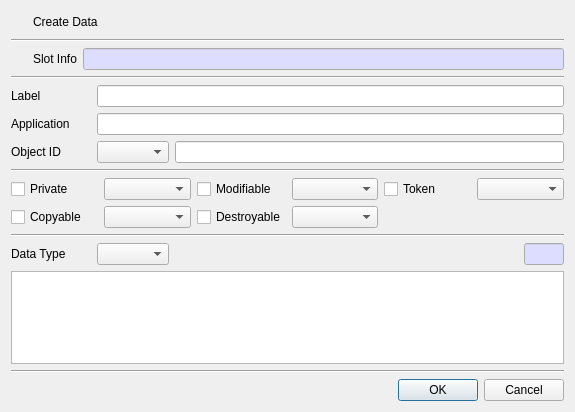
<?xml version="1.0" encoding="UTF-8"?>
<ui version="4.0">
 <class>CreateDataDlg</class>
 <widget class="QDialog" name="CreateDataDlg">
  <property name="geometry">
   <rect>
    <x>0</x>
    <y>0</y>
    <width>575</width>
    <height>412</height>
   </rect>
  </property>
  <property name="windowTitle">
   <string>Create data</string>
  </property>
  <layout class="QVBoxLayout" name="verticalLayout">
   <item>
    <layout class="QGridLayout" name="gridLayout_8">
     <item row="0" column="0">
      <widget class="QPushButton" name="pushButton">
       <property name="minimumSize">
        <size>
         <width>16</width>
         <height>0</height>
        </size>
       </property>
       <property name="maximumSize">
        <size>
         <width>16</width>
         <height>16777215</height>
        </size>
       </property>
       <property name="text">
        <string/>
       </property>
       <property name="icon">
        <iconset resource="cryptokiman.qrc">
         <normaloff>:/images/data_add.png</normaloff>:/images/data_add.png</iconset>
       </property>
       <property name="flat">
        <bool>true</bool>
       </property>
      </widget>
     </item>
     <item row="0" column="1">
      <widget class="QLabel" name="label_2">
       <property name="text">
        <string>Create Data</string>
       </property>
      </widget>
     </item>
    </layout>
   </item>
   <item>
    <widget class="Line" name="line">
     <property name="orientation">
      <enum>Qt::Horizontal</enum>
     </property>
    </widget>
   </item>
   <item>
    <layout class="QGridLayout" name="gridLayout">
     <property name="topMargin">
      <number>0</number>
     </property>
     <item row="0" column="2">
      <widget class="QLineEdit" name="mSlotInfoText">
       <property name="palette">
        <palette>
         <active>
          <colorrole role="Base">
           <brush brushstyle="SolidPattern">
            <color alpha="255">
             <red>221</red>
             <green>221</green>
             <blue>255</blue>
            </color>
           </brush>
          </colorrole>
         </active>
         <inactive>
          <colorrole role="Base">
           <brush brushstyle="SolidPattern">
            <color alpha="255">
             <red>221</red>
             <green>221</green>
             <blue>255</blue>
            </color>
           </brush>
          </colorrole>
         </inactive>
         <disabled/>
        </palette>
       </property>
       <property name="readOnly">
        <bool>true</bool>
       </property>
      </widget>
     </item>
     <item row="0" column="1">
      <widget class="QLabel" name="label">
       <property name="minimumSize">
        <size>
         <width>0</width>
         <height>0</height>
        </size>
       </property>
       <property name="text">
        <string>Slot Info</string>
       </property>
      </widget>
     </item>
     <item row="0" column="0">
      <widget class="QPushButton" name="mSlotBtn">
       <property name="minimumSize">
        <size>
         <width>16</width>
         <height>0</height>
        </size>
       </property>
       <property name="maximumSize">
        <size>
         <width>16</width>
         <height>16777215</height>
        </size>
       </property>
       <property name="text">
        <string/>
       </property>
       <property name="icon">
        <iconset resource="cryptokiman.qrc">
         <normaloff>:/images/slot.png</normaloff>:/images/slot.png</iconset>
       </property>
       <property name="flat">
        <bool>true</bool>
       </property>
      </widget>
     </item>
    </layout>
   </item>
   <item>
    <widget class="Line" name="line_5">
     <property name="orientation">
      <enum>Qt::Horizontal</enum>
     </property>
    </widget>
   </item>
   <item>
    <layout class="QGridLayout" name="gridLayout_3">
     <property name="topMargin">
      <number>0</number>
     </property>
     <item row="0" column="0">
      <widget class="QLabel" name="label_4">
       <property name="minimumSize">
        <size>
         <width>80</width>
         <height>0</height>
        </size>
       </property>
       <property name="text">
        <string>Label</string>
       </property>
      </widget>
     </item>
     <item row="0" column="1">
      <widget class="QLineEdit" name="mLabelText"/>
     </item>
    </layout>
   </item>
   <item>
    <layout class="QGridLayout" name="gridLayout_7">
     <property name="topMargin">
      <number>0</number>
     </property>
     <item row="0" column="0">
      <widget class="QLabel" name="label_10">
       <property name="minimumSize">
        <size>
         <width>80</width>
         <height>0</height>
        </size>
       </property>
       <property name="text">
        <string>Application</string>
       </property>
      </widget>
     </item>
     <item row="0" column="1">
      <widget class="QLineEdit" name="mApplicationText"/>
     </item>
    </layout>
   </item>
   <item>
    <layout class="QGridLayout" name="gridLayout_4">
     <property name="topMargin">
      <number>0</number>
     </property>
     <item row="0" column="2">
      <widget class="QLineEdit" name="mObjectIDText"/>
     </item>
     <item row="0" column="0">
      <widget class="QLabel" name="label_9">
       <property name="minimumSize">
        <size>
         <width>80</width>
         <height>0</height>
        </size>
       </property>
       <property name="text">
        <string>Object ID</string>
       </property>
      </widget>
     </item>
     <item row="0" column="1">
      <widget class="QComboBox" name="mObjectIDTypeCombo"/>
     </item>
    </layout>
   </item>
   <item>
    <widget class="Line" name="line_2">
     <property name="orientation">
      <enum>Qt::Horizontal</enum>
     </property>
    </widget>
   </item>
   <item>
    <layout class="QGridLayout" name="gridLayout_5">
     <property name="topMargin">
      <number>0</number>
     </property>
     <item row="0" column="0">
      <widget class="QCheckBox" name="mPrivateCheck">
       <property name="text">
        <string notr="true">Private</string>
       </property>
      </widget>
     </item>
     <item row="0" column="1">
      <widget class="QComboBox" name="mPrivateCombo"/>
     </item>
     <item row="0" column="3">
      <widget class="QComboBox" name="mModifiableCombo"/>
     </item>
     <item row="0" column="2">
      <widget class="QCheckBox" name="mModifiableCheck">
       <property name="text">
        <string notr="true">Modifiable</string>
       </property>
      </widget>
     </item>
     <item row="0" column="4">
      <widget class="QCheckBox" name="mTokenCheck">
       <property name="text">
        <string notr="true">Token</string>
       </property>
      </widget>
     </item>
     <item row="0" column="5">
      <widget class="QComboBox" name="mTokenCombo"/>
     </item>
     <item row="1" column="0">
      <widget class="QCheckBox" name="mCopyableCheck">
       <property name="text">
        <string>Copyable</string>
       </property>
      </widget>
     </item>
     <item row="1" column="1">
      <widget class="QComboBox" name="mCopyableCombo"/>
     </item>
     <item row="1" column="2">
      <widget class="QCheckBox" name="mDestroyableCheck">
       <property name="text">
        <string>Destroyable</string>
       </property>
      </widget>
     </item>
     <item row="1" column="3">
      <widget class="QComboBox" name="mDestroyableCombo"/>
     </item>
    </layout>
   </item>
   <item>
    <widget class="Line" name="line_4">
     <property name="orientation">
      <enum>Qt::Horizontal</enum>
     </property>
    </widget>
   </item>
   <item>
    <layout class="QGridLayout" name="gridLayout_6">
     <property name="topMargin">
      <number>0</number>
     </property>
     <item row="0" column="0">
      <widget class="QLabel" name="label_5">
       <property name="minimumSize">
        <size>
         <width>80</width>
         <height>0</height>
        </size>
       </property>
       <property name="text">
        <string>Data Type</string>
       </property>
      </widget>
     </item>
     <item row="0" column="1">
      <widget class="QComboBox" name="mDataCombo"/>
     </item>
     <item row="0" column="2">
      <spacer name="horizontalSpacer_2">
       <property name="orientation">
        <enum>Qt::Horizontal</enum>
       </property>
       <property name="sizeHint" stdset="0">
        <size>
         <width>40</width>
         <height>20</height>
        </size>
       </property>
      </spacer>
     </item>
     <item row="0" column="3">
      <widget class="QLineEdit" name="mDataLenText">
       <property name="minimumSize">
        <size>
         <width>40</width>
         <height>0</height>
        </size>
       </property>
       <property name="maximumSize">
        <size>
         <width>40</width>
         <height>16777215</height>
        </size>
       </property>
       <property name="palette">
        <palette>
         <active>
          <colorrole role="Base">
           <brush brushstyle="SolidPattern">
            <color alpha="255">
             <red>221</red>
             <green>221</green>
             <blue>255</blue>
            </color>
           </brush>
          </colorrole>
         </active>
         <inactive>
          <colorrole role="Base">
           <brush brushstyle="SolidPattern">
            <color alpha="255">
             <red>221</red>
             <green>221</green>
             <blue>255</blue>
            </color>
           </brush>
          </colorrole>
         </inactive>
         <disabled>
          <colorrole role="Base">
           <brush brushstyle="SolidPattern">
            <color alpha="255">
             <red>240</red>
             <green>240</green>
             <blue>240</blue>
            </color>
           </brush>
          </colorrole>
         </disabled>
        </palette>
       </property>
       <property name="readOnly">
        <bool>true</bool>
       </property>
      </widget>
     </item>
    </layout>
   </item>
   <item>
    <widget class="QPlainTextEdit" name="mDataText"/>
   </item>
   <item>
    <spacer name="verticalSpacer">
     <property name="orientation">
      <enum>Qt::Vertical</enum>
     </property>
     <property name="sizeHint" stdset="0">
      <size>
       <width>20</width>
       <height>40</height>
      </size>
     </property>
    </spacer>
   </item>
   <item>
    <widget class="Line" name="line_3">
     <property name="orientation">
      <enum>Qt::Horizontal</enum>
     </property>
    </widget>
   </item>
   <item>
    <widget class="QDialogButtonBox" name="buttonBox">
     <property name="orientation">
      <enum>Qt::Horizontal</enum>
     </property>
     <property name="standardButtons">
      <set>QDialogButtonBox::Cancel|QDialogButtonBox::Ok</set>
     </property>
    </widget>
   </item>
  </layout>
 </widget>
 <tabstops>
  <tabstop>pushButton</tabstop>
  <tabstop>mSlotBtn</tabstop>
  <tabstop>mSlotInfoText</tabstop>
  <tabstop>mLabelText</tabstop>
  <tabstop>mApplicationText</tabstop>
  <tabstop>mObjectIDTypeCombo</tabstop>
  <tabstop>mObjectIDText</tabstop>
  <tabstop>mPrivateCheck</tabstop>
  <tabstop>mPrivateCombo</tabstop>
  <tabstop>mModifiableCheck</tabstop>
  <tabstop>mModifiableCombo</tabstop>
  <tabstop>mTokenCheck</tabstop>
  <tabstop>mTokenCombo</tabstop>
  <tabstop>mCopyableCheck</tabstop>
  <tabstop>mCopyableCombo</tabstop>
  <tabstop>mDestroyableCheck</tabstop>
  <tabstop>mDestroyableCombo</tabstop>
  <tabstop>mDataCombo</tabstop>
  <tabstop>mDataLenText</tabstop>
  <tabstop>mDataText</tabstop>
 </tabstops>
 <resources>
  <include location="cryptokiman.qrc"/>
 </resources>
 <connections>
  <connection>
   <sender>buttonBox</sender>
   <signal>accepted()</signal>
   <receiver>CreateDataDlg</receiver>
   <slot>accept()</slot>
   <hints>
    <hint type="sourcelabel">
     <x>248</x>
     <y>254</y>
    </hint>
    <hint type="destinationlabel">
     <x>157</x>
     <y>274</y>
    </hint>
   </hints>
  </connection>
  <connection>
   <sender>buttonBox</sender>
   <signal>rejected()</signal>
   <receiver>CreateDataDlg</receiver>
   <slot>reject()</slot>
   <hints>
    <hint type="sourcelabel">
     <x>316</x>
     <y>260</y>
    </hint>
    <hint type="destinationlabel">
     <x>286</x>
     <y>274</y>
    </hint>
   </hints>
  </connection>
 </connections>
</ui>
